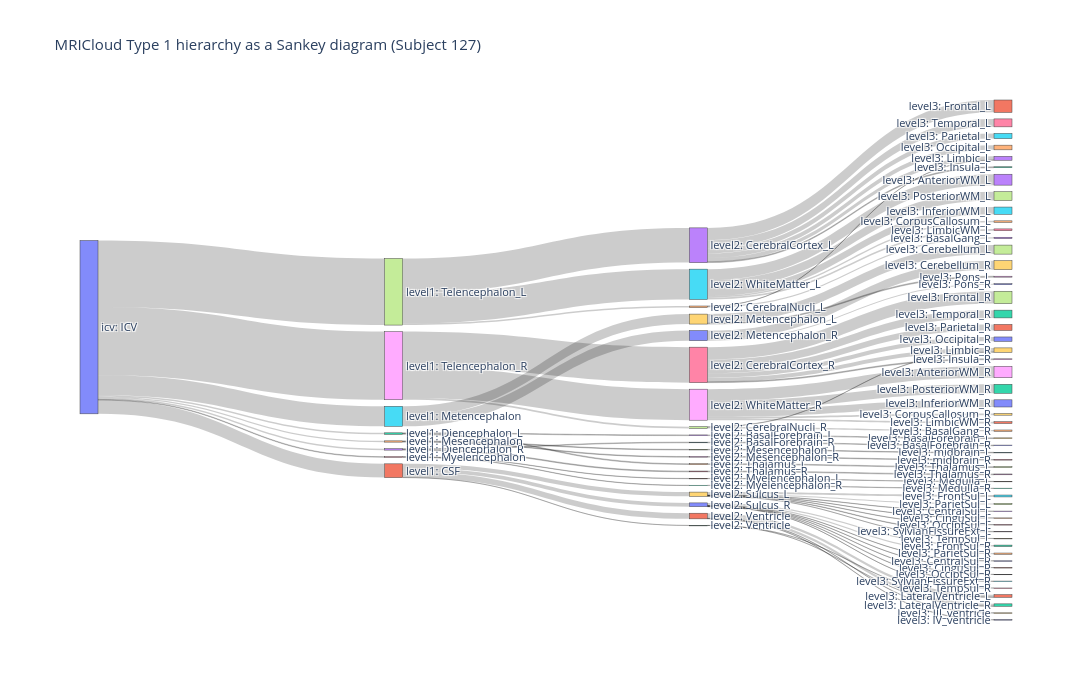

The notebook cell this image was saved under:
### Code cell
# Keep as many levels as I want
levels = ["icv", "level1", "level2", "level3"]

# Give nodes unique names by level so repeated labels do not collide
for col in levels:
    subjectData[col + "_node"] = col + ": " + subjectData[col].astype(str)

node_cols = [col + "_node" for col in levels]

# Build links between consecutive levels
link_frames = []

for i in range(len(node_cols) - 1):
    temp = subjectData.groupby([node_cols[i], node_cols[i+1]])["comp"].sum().reset_index()
    temp.columns = ["source", "target", "value"]
    link_frames.append(temp)

links = pd.concat(link_frames, ignore_index=True)

# Create node list
nodes = pd.unique(links[["source", "target"]].values.ravel())
node_dict = {name: i for i, name in enumerate(nodes)}

# Map names to numeric ids
links["source_id"] = links["source"].map(node_dict)
links["target_id"] = links["target"].map(node_dict)

# Sankey
fig = go.Figure(data=[go.Sankey(
    node=dict(
        pad=15,
        thickness=18,
        label=list(nodes)
    ),
    link=dict(
        source=links["source_id"],
        target=links["target_id"],
        value=links["value"]
    )
)])

fig.update_layout(
    title_text="MRICloud Type 1 hierarchy as a Sankey diagram (Subject 127)",
    font_size=11,
    width=1100,
    height=700
)

fig.show()
fig.write_html("sankey.html")

### Figure 1 — Plotly figure (JSON) as saved in the notebook; plotly's stock layout.template omitted (floating-point values rounded to 4 significant figures)
{"data": [{"link": {"source": [0, 0, 0, 0, 0, 0, 0, 0, 1, 1, 1, 1, 2, 2, 3, 3, 4, 4, 5, 5, 6, 6, 7, 7, 7, 8, 8, 8, 13, 15, 23, 23, 23, 23, 23, 23, 26, 26, 26, 26, 26, 26, 24, 24, 27, 27, 17, 18, 19, 19, 20, 20, 21, 22, 9, 9, 9, 9, 9, 9, 9, 10, 10, 10, 10, 10, 10, 10, 14, 16, 11, 11, 11, 11, 12, 12, 25, 25, 25, 25, 25, 28, 28, 28, 28, 28], "target": [1, 2, 3, 4, 5, 6, 7, 8, 9, 10, 11, 12, 13, 14, 15, 16, 17, 18, 19, 20, 21, 22, 23, 24, 25, 26, 27, 28, 29, 30, 31, 32, 33, 34, 35, 36, 37, 38, 39, 40, 41, 42, 43, 33, 44, 39, 45, 46, 47, 48, 49, 50, 51, 52, 53, 54, 55, 56, 57, 58, 59, 60, 61, 62, 63, 64, 65, 66, 67, 68, 69, 70, 71, 72, 71, 72, 73, 74, 75, 76, 77, 78, 79, 80, 81, 82], "value": [0.07942, 0.008548, 0.008362, 0.00743, 0.1153, 0.003599, 0.3842, 0.3931, 0.02458, 0.02171, 0.03254, 0.0005895, 0.00396, 0.004588, 0.003753, 0.004609, 0.003577, 0.003853, 0.05751, 0.05781, 0.001738, 0.001861, 0.2004, 0.008956, 0.1749, 0.2046, 0.00946, 0.179, 0.00396, 0.003753, 0.07137, 0.005238, 0.02083, 0.02695, 0.03015, 0.04582, 0.07133, 0.005123, 0.02357, 0.02534, 0.03455, 0.04471, 0.007522, 0.001434, 0.00776, 0.001699, 0.003577, 0.003853, 0.05209, 0.00542, 0.05199, 0.005812, 0.001738, 0.001861, 0.001562, 0.0008485, 0.01085, 0.001399, 0.006322, 0.002768, 0.0008239, 0.001266, 0.001026, 0.008125, 0.001486, 0.007037, 0.002116, 0.0006583, 0.004588, 0.004609, 0.001749, 0.001953, 0.01511, 0.01372, 0.0003212, 0.0002684, 0.06295, 0.008775, 0.04187, 0.01036, 0.05095, 0.06638, 0.009525, 0.04145, 0.009914, 0.05176]}, "node": {"label": ["icv: ICV", "level1: CSF", "level1: Diencephalon_L", "level1: Diencephalon_R", "level1: Mesencephalon", "level1: Metencephalon", "level1: Myelencephalon", "level1: Telencephalon_L", "level1: Telencephalon_R", "level2: Sulcus_L", "level2: Sulcus_R", "level2: Ventricle", "level2: Ventricle ", "level2: BasalForebrain_L", "level2: Thalamus_L", "level2: BasalForebrain_R", "level2: Thalamus_R", "level2: Mesencephalon_L", "level2: Mesencephalon_R", "level2: Metencephalon_L", "level2: Metencephalon_R", "level2: Myelencephalon_L", "level2: Myelencephalon_R", "level2: CerebralCortex_L", "level2: CerebralNucli_L", "level2: WhiteMatter_L", "level2: CerebralCortex_R", "level2: CerebralNucli_R", "level2: WhiteMatter_R", "level3: BasalForebrain_L", "level3: BasalForebrain_R", "level3: Frontal_L", "level3: Insula_L", "level3: Limbic_L", "level3: Occipital_L", "level3: Parietal_L", "level3: Temporal_L", "level3: Frontal_R", "level3: Insula_R", "level3: Limbic_R", "level3: Occipital_R", "level3: Parietal_R", "level3: Temporal_R", "level3: BasalGang_L", "level3: BasalGang_R", "level3: midbrain_L", "level3: midbrain_R", "level3: Cerebellum_L", "level3: Pons_L", "level3: Cerebellum_R", "level3: Pons_R", "level3: Medulla_L", "level3: Medulla_R", "level3: CentralSul_L", "level3: CinguSul_L", "level3: FrontSul_L", "level3: OcciptSul_L", "level3: ParietSul_L", "level3: SylvianFissureExt_L", "level3: TempSul_L", "level3: CentralSul_R", "level3: CinguSul_R", "level3: FrontSul_R", "level3: OcciptSul_R", "level3: ParietSul_R", "level3: SylvianFissureExt_R", "level3: TempSul_R", "level3: Thalamus_L", "level3: Thalamus_R", "level3: III_ventricle", "level3: IV_ventricle", "level3: LateralVentricle_L", "level3: LateralVentricle_R", "level3: AnteriorWM_L", "level3: CorpusCallosum_L", "level3: InferiorWM_L", "level3: LimbicWM_L", "level3: PosteriorWM_L", "level3: AnteriorWM_R", "level3: CorpusCallosum_R", "level3: InferiorWM_R", "level3: LimbicWM_R", "level3: PosteriorWM_R"], "pad": 15, "thickness": 18}, "type": "sankey"}], "layout": {"font": {"size": 11}, "height": 700, "title": {"text": "MRICloud Type 1 hierarchy as a Sankey diagram (Subject 127)"}, "width": 1100}}
